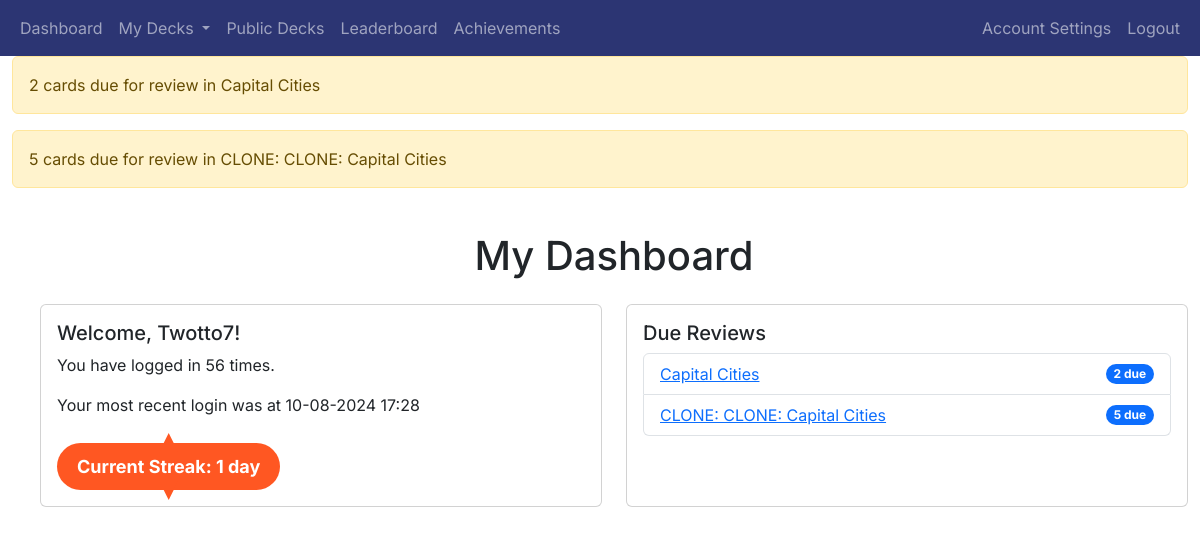
The page /dashboard (signed in) on the database its author committed.
### app/auth/models.py (models this page shows, shortened)
class User(db.Model, UserMixin):
    user_id = db.Column(db.Integer, primary_key=True)
    username = db.Column(db.String(80), unique=True, nullable=False)
    email = db.Column(db.String(120), unique=True, nullable=False)
    password_hash = db.Column(db.String(128), nullable=False)
    points = db.Column(db.Integer, default=0)  # Add points column
    achievements = db.relationship('UserAchievement', back_populates='user', cascade='all, delete-orphan')
    login_events = db.relationship('LoginEvent', backref='user', cascade='all, delete-orphan', lazy=True)
    decks = db.relationship('Deck', backref='user', cascade='all, delete-orphan', lazy=True)
    def get_login_count(self, user_id):
        return LoginEvent.query.filter_by(user_id=user_id).count()

### app/decks/models.py (models this page shows, shortened)
class Deck(db.Model):
    deck_id = db.Column(db.Integer, primary_key=True)
    name = db.Column(db.String(100), nullable=False)
    user_id = db.Column(db.Integer, db.ForeignKey('user.user_id'), nullable=False)
    created_at = db.Column(db.DateTime, nullable=False, default=datetime.utcnow)
    shared = db.Column(db.Boolean, default=False)
    review_start_date = db.Column(db.DateTime, nullable=True)
    cards = db.relationship('Card', backref='deck', cascade='all, delete-orphan', lazy=True)

### app/main/routes.py (the view)
@main_blueprint.route('/dashboard')
@login_required
def dashboard():
    user_decks = Deck.query.filter_by(user_id=current_user.user_id).all()
    due_reviews = []
    for deck in user_decks:
        due_count = Card.query.filter(
            Card.deck_id == deck.deck_id,
            Card.next_review_date <= datetime.utcnow()
        ).count()
        if due_count > 0:
            due_reviews.append({
                'deck_id': deck.deck_id,
                'name': deck.name,
                'due_count': due_count
            })
            flash(f'{due_count} cards due for review in {deck.name}', 'warning')
    login_events = LoginEvent.query.filter_by(user_id=current_user.user_id).order_by(LoginEvent.timestamp.desc()).all()
    previous_login_time = login_events[1].timestamp if len(login_events) > 1 else None
    if previous_login_time:
        bst = timezone('Europe/London')
        previous_login_time = previous_login_time.replace(tzinfo=pytz.utc).astimezone(bst)
        previous_login_time_str = previous_login_time.strftime('%d-%m-%Y %H:%M')
    else:
        previous_login_time_str = 'N/A'
    streak = session.get('streak', 1)
    user_info = {
        'username': current_user.username,
        'login_count': current_user.get_login_count(current_user.user_id),
        'last_login_at': previous_login_time_str,
        'current_streak': streak  # Add the current streak to user_info
    }
    return render_template('dashboard.html', due_reviews=due_reviews, user_info=user_info)

### app/__init__.py (called while the page is built)
@login_manager.user_loader
def load_user(user_id):
    return User.query.get(int(user_id))

### app/main/templates/dashboard.html (shortened to what this page needs)
{% extends "base.html" %}
{% block content %}
<div class="container mt-1" style="max-width: 1500px;">
    <h1 class="mb-4 text-center">My Dashboard</h1>
    <div class="row">
        <div class="col-md-6 mb-4">
            <div class="card h-100">
                <div class="card-body">
                    <h5 class="card-title">Welcome, {{ user_info.username }}!</h5>
                    <p class="card-text">You have logged in {{ user_info.login_count }} times.</p>
                    <p class="card-text">Your most recent login was at {{ user_info.last_login_at }}</p>
                    <div class="streak-badge">
    Current Streak: {{ user_info.current_streak }} {{ 'day' if user_info.current_streak == 1 else 'days' }}
                    </div>
                </div>
            </div>
        </div>
        <div class="col-md-6 mb-4">
            <div class="card h-100">
                <div class="card-body">
                    <h5 class="card-title">Due Reviews</h5>
                    {% if due_reviews %}
                        <ul class="list-group">
                            {% for review in due_reviews %}
                                <li class="list-group-item d-flex justify-content-between align-items-center">
                                    <a href="{{ url_for('review.start_review', deck_id=review.deck_id) }}">{{ review.name }}</a>
                                    <span class="badge bg-primary rounded-pill">{{ review.due_count }} due</span>
                                </li>
                            {% endfor %}
                        </ul>
                    {% else %}
                        <p class="card-text">No reviews due at the moment.</p>
                    {% endif %}
                </div>
            </div>
        </div>
    </div>
</div>
{% endblock %}

### app/static/styles.css (style rules this page uses)
.streak-badge { display: inline-block; padding: 10px 20px; font-size: 18px; font-weight: bold; color: white; background-color: #FF5722; border-radius: 50px; text-align: center; margin-top: 10px; position: relative; }
.streak-badge::before { content: ''; position: absolute; top: -10px; left: 50%; transform: translateX(-50%); width: 20px; height: 20px; background-color: #FF5722; clip-path: polygon(50% 0%, 100% 100%, 0% 100%); }
.streak-badge::after { content: ''; position: absolute; bottom: -10px; left: 50%; transform: translateX(-50%); width: 20px; height: 20px; background-color: #FF5722; clip-path: polygon(0% 0%, 100% 0%, 50% 100%); }

### app/templates/base.html (style rules this page uses)
body { font-family: 'Inter', sans-serif; }
h1, h2, h3, h4, h5, h6, p, a { font-family: 'Inter', sans-serif; }

### rows shown on the page
User: username "Twotto7"
Deck: name "Capital Cities", due_count "2"
Deck: name "CLONE: CLONE: Capital Cities", due_count "5"

### other values the page prints
{{ message }} "2 cards due for review in Capital Cities" "5 cards due for review in CLONE: CLONE: Capital Cities"
{{ user_info.login_count }} "56"
{{ user_info.last_login_at }} "10-08-2024 17:28"
{{ user_info.current_streak }} "1"
{{ 'day' if user_info.current_streak == 1 else 'days' }} "day"
